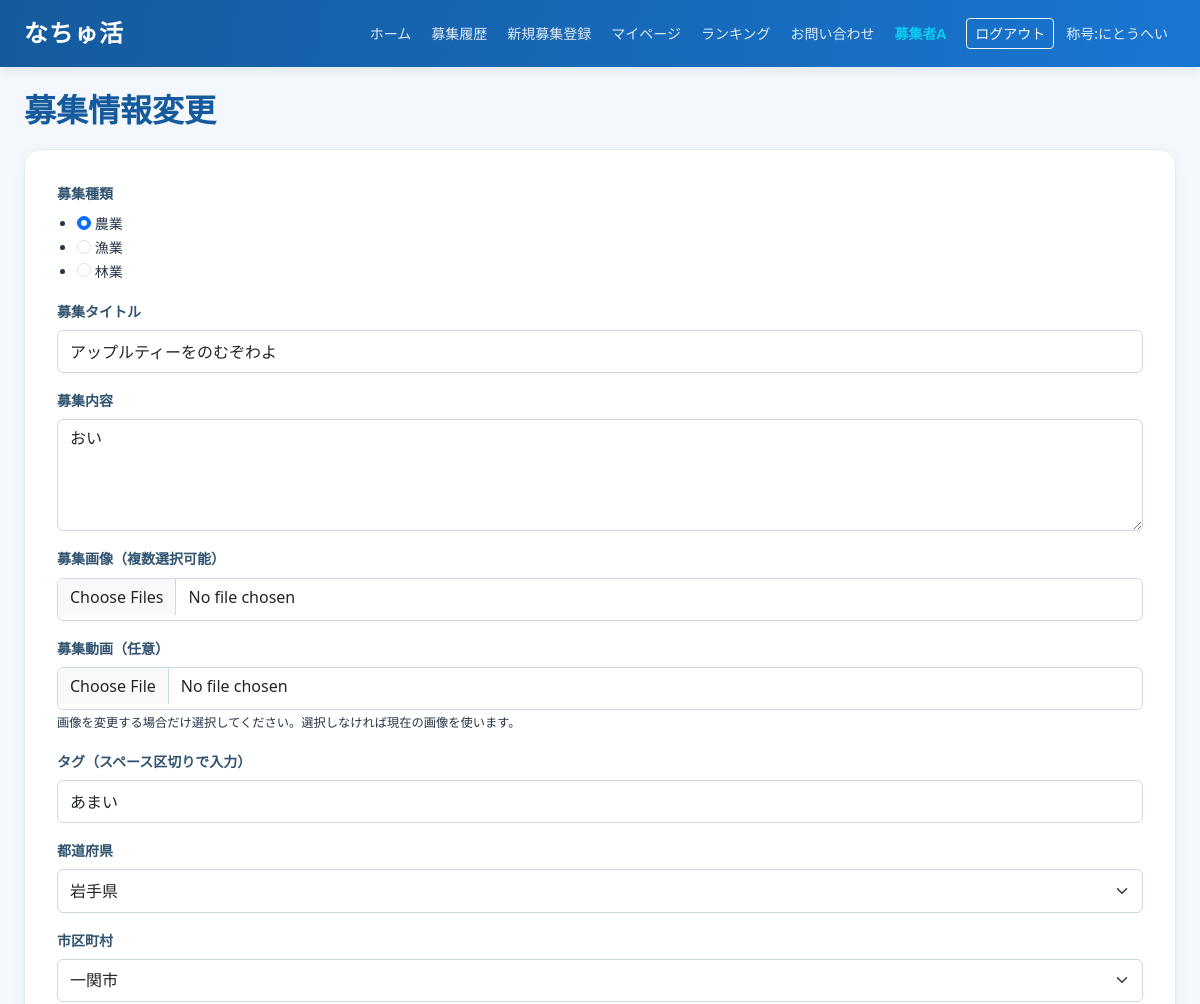
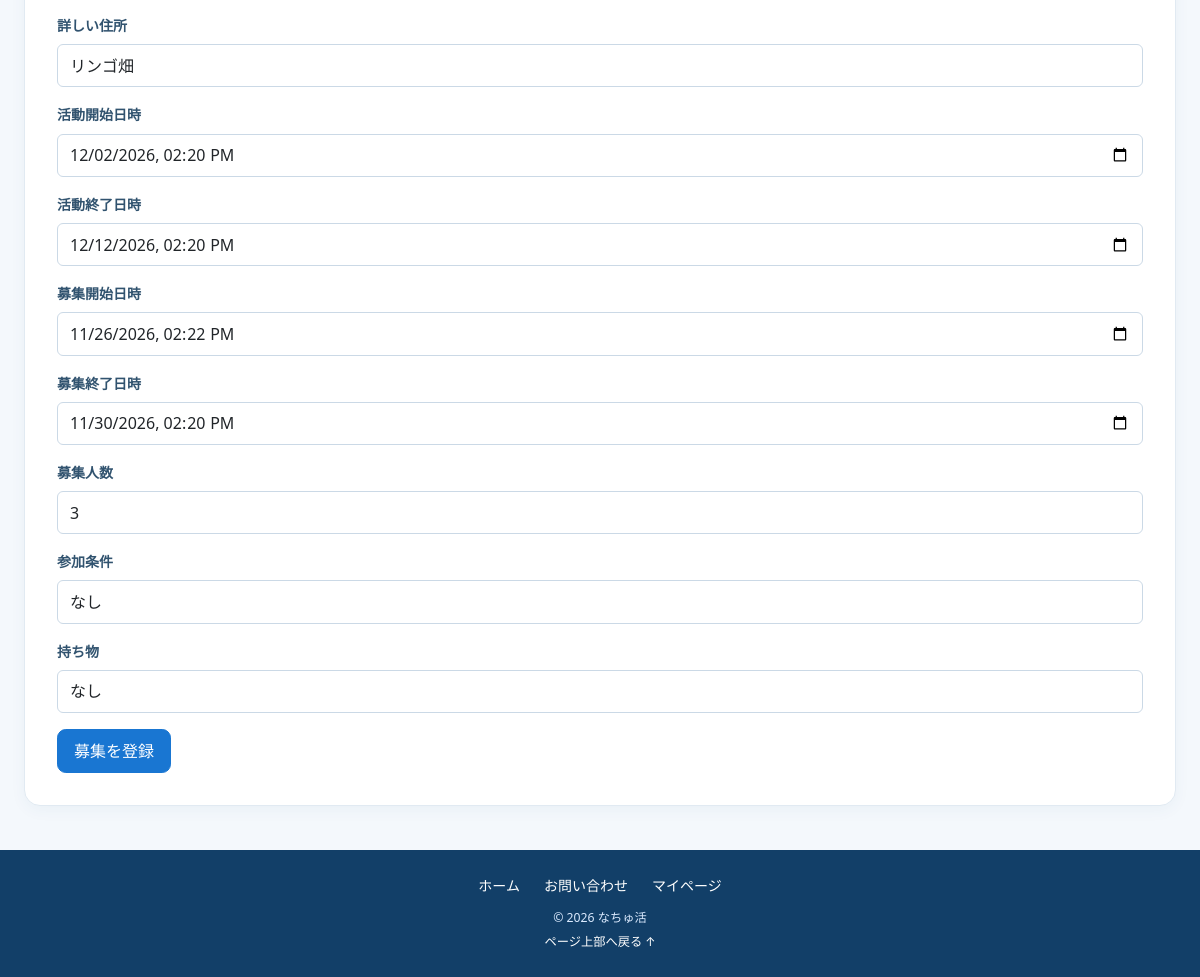
/recruitment_update/1 (signed in), run on the app's committed database (2 pictures, top to bottom).
### apps/crud/models.py (models this page shows, shortened)
class User(db.Model, UserMixin):
    __tablename__ = "users"
    id = db.Column(db.Integer, primary_key=True)
    username = db.Column(db.String, nullable=False)
    nickname = db.Column(db.String, nullable=False)
    age = db.Column(db.Integer, nullable=False)
    email = db.Column(db.String, nullable=False)
    password_hash = db.Column(db.String, nullable=False)
    phone_number = db.Column(db.String(11), nullable=False)
    role = db.Column(db.Integer, nullable=False)
    is_approved = db.Column(db.Boolean,nullable=False,default=True,server_default="1")
    create_at = db.Column(db.DateTime, nullable=False, default=datetime.now)
    update_at = db.Column(db.DateTime, nullable=False, default=datetime.now, onupdate=datetime.now)
    title_id = db.Column(db.Integer,db.ForeignKey("titles.id"))  # FK
    tanks_point = db.Column(db.Integer, nullable=False, default=0)
    ranking_id = db.Column(db.Integer)
    group_name = db.Column(db.String, nullable=False)
    representative_name = db.Column(db.String, nullable=False)
    contact_email = db.Column(db.String, nullable=False)
    group_type = db.Column(db.String, nullable=False)
    title = db.relationship("Title", lazy="joined")
    @property
    def usertitle(self):
        return self.title.title_name if self.title else ""
    recruitments = db.relationship("Recruitment", back_populates="user", cascade="all, delete-orphan")
    likes = db.relationship("Like", back_populates="user", cascade="all, delete-orphan")
    search_histories = db.relationship("SearchHistory", back_populates="user", cascade="all, delete-orphan")
    participation_histories = db.relationship("ParticipationHistory", back_populates="user", cascade="all, delete-orphan")
    recruitment_histories = db.relationship("RecruitmentHistory", back_populates="user", cascade="all, delete-orphan")
    view_histories = db.relationship("ViewHistory", back_populates="user", cascade="all, delete-orphan")
    active_messages = db.relationship("ActiveMessage", back_populates="user", cascade="all, delete-orphan")
    @property
    def password(self):
        raise AttributeError("読み取り不可")

### apps/natyukatu/models.py (models this page shows)
class Title(db.Model):
    __tablename__ = "titles"
    id = db.Column(db.Integer, primary_key=True)
    title_name = db.Column(db.String, nullable=False)
    title_explanation = db.Column(db.String, nullable=False)

class Recruitment(db.Model):
    __tablename__ = "recruitments"
    id = db.Column(db.Integer, primary_key=True)
    user_id = db.Column(db.Integer, db.ForeignKey("users.id"), nullable=False)
    title = db.Column(db.String, nullable=False)
    description = db.Column(db.String, nullable=False)
    location_prefecture = db.Column(db.String, nullable=False)
    location_city = db.Column(db.String, nullable=False)
    location_detail = db.Column(db.String, nullable=False)
    start_at = db.Column(db.DateTime, nullable=False)
    end_at = db.Column(db.DateTime, nullable=False)
    application_start_at = db.Column(db.DateTime, nullable=False)
    application_end_at = db.Column(db.DateTime, nullable=False)
    capacity = db.Column(db.Integer, nullable=False)
    eligibility = db.Column(db.String, nullable=False)
    required_items = db.Column(db.String, nullable=False)
    status = db.Column(db.String, nullable=False)
    created_at = db.Column(db.DateTime, nullable=False, default=datetime.now)
    updated_at = db.Column(db.DateTime, default=datetime.now, onupdate=datetime.now)
    photo = db.Column(db.LargeBinary, nullable=True)
    photo_mimetype = db.Column(db.String(50), nullable=True)
    video = db.Column(db.LargeBinary, nullable=True)
    video_mimetype = db.Column(db.String(50), nullable=True)
    user = db.relationship("User", back_populates="recruitments")
    likes = db.relationship("Like", back_populates="recruitment", cascade="all, delete-orphan")
    view_histories = db.relationship("ViewHistory", back_populates="recruitment", cascade="all, delete-orphan")
    tags = db.relationship("Tag", back_populates="recruitment", cascade="all, delete-orphan")
    search_histories = db.relationship("SearchHistory", back_populates="recruitment", cascade="all, delete-orphan")
    participation_histories = db.relationship("ParticipationHistory", back_populates="recruitment", cascade="all, delete-orphan")
    recruitment_histories = db.relationship("RecruitmentHistory", back_populates="recruitment", cascade="all, delete-orphan")
    images = db.relationship(
        "RecruitmentImage",
        back_populates="recruitment",
        cascade="all, delete-orphan",
        order_by="RecruitmentImage.display_order"
    )
    active_messages = db.relationship("ActiveMessage", back_populates="recruitment", cascade="all, delete-orphan")

### apps/natyukatu/views.py (the view)
@dt.route(
    "/recruitment_update/<recruitment_id>",
    methods=["GET", "POST"]
)
@login_required
def recruitment_update(recruitment_id):
    recruitment = get_recruitment(recruitment_id)
    if recruitment.user_id != get_user_id():
        abort(403)
    form = RecruitmentUpdateForm()
    prefecture_tags = RecruitmentTag.query.filter_by(tag_kinds=3).all()
    form.location_prefecture.choices = [("", "選択してください")] + [
        (tag.tag_name, tag.tag_name)
        for tag in prefecture_tags
    ]
    city_tags = RecruitmentTag.query.filter_by(tag_kinds=4).all()
    form.location_city.choices = [("", "選択してください")] + [
        (tag.tag_name, tag.tag_name)
        for tag in city_tags
    ]
    if form.validate_on_submit():
        selected_pref = form.location_prefecture.data or "岩手県"
        selected_city = form.location_city.data
        recruitment.title = form.title.data
        recruitment.description = form.description.data
        update_photos = [
            photo for photo in (form.photo.data or [])
            if photo and getattr(photo, "filename", "")
        ]
        if update_photos:
            allowed_extensions = {"jpg", "jpeg", "png"}
            for photo in update_photos:
                extension = photo.filename.rsplit(".", 1)[-1].lower()
                if extension not in allowed_extensions:
                    flash("画像はjpg、jpeg、png形式で選択してください")
                    return render_template("natyukatu/recruitment_update.html", form=form, recruitment=recruitment)
            recruitment.photo = update_photos[0].read()
            recruitment.photo_mimetype = update_photos[0].mimetype or "image/jpeg"
            RecruitmentImage.query.filter_by(recruitment_id=recruitment.id).delete()
            for index, photo in enumerate(update_photos[1:], start=1):
                db.session.add(RecruitmentImage(
                    recruitment_id=recruitment.id,
                    image_data=photo.read(),
                    mimetype=photo.mimetype or "image/jpeg",
                    display_order=index
                ))
        if form.video.data and form.video.data.filename:
            extension = form.video.data.filename.rsplit(".", 1)[-1].lower()
            if extension not in {"mp4", "webm"}:
                flash("動画はMP4またはWebM形式を選択してください")
                return render_template("natyukatu/recruitment_update.html", form=form, recruitment=recruitment)
            recruitment.video = form.video.data.read()
            recruitment.video_mimetype = form.video.data.mimetype or "video/mp4"
        recruitment.location_prefecture = selected_pref
        recruitment.location_city = selected_city
        recruitment.location_detail = form.location_detail.data
        recruitment.start_at = form.start_at.data
        recruitment.end_at = form.end_at.data
        recruitment.application_start_at = form.application_start_at.data
        recruitment.application_end_at = form.application_end_at.data
        recruitment.capacity = form.capacity.data
        recruitment.eligibility = form.eligibility.data
        recruitment.required_items = form.required_items.data
        Tag.query.filter_by(recruitment_id=recruitment.id).delete()
        selected_kind = form.kind.data.lstrip("#") if form.kind.data else ""
        if selected_kind:
            selected_kind_obj = RecruitmentTag.query.filter_by(
                tag_name=selected_kind,
                tag_kinds=1
            ).first()
            if selected_kind_obj:
                db.session.add(Tag(
                    tag_id=selected_kind_obj.id,
                    recruitment_id=recruitment.id
                ))
        pref_tag = RecruitmentTag.query.filter_by(
            tag_name=selected_pref,
            tag_kinds=3
        ).first()
        if pref_tag:
            db.session.add(Tag(
                tag_id=pref_tag.id,
                recruitment_id=recruitment.id
            ))
        city_tag = RecruitmentTag.query.filter_by(
            tag_name=selected_city,
            tag_kinds=4
        ).first()
        if city_tag:
            db.session.add(Tag(
                tag_id=city_tag.id,
                recruitment_id=recruitment.id
            ))
        raw_tags = set(form.tag.data.replace(" ", " ").strip().split()) if form.tag.data else set()
        for raw_tag in raw_tags:
            tag_name = raw_tag.lstrip("#").strip()
            if not tag_name:
                continue
            tag_obj = RecruitmentTag.query.filter_by(tag_name=tag_name).first()
            if not tag_obj:
                tag_obj = RecruitmentTag(tag_name=tag_name, tag_kinds=2)
                db.session.add(tag_obj)
                db.session.flush()
            db.session.add(Tag(
                tag_id=tag_obj.id,
                recruitment_id=recruitment.id
            ))
        db.session.commit()
        flash("募集情報を更新しました")
        return redirect(url_for("natyukatu.recruitment_history"))
    elif request.method == "GET":
        form.title.data = recruitment.title
        form.description.data = recruitment.description
        form.location_prefecture.data = recruitment.location_prefecture or "岩手県"
        form.location_city.data = recruitment.location_city
        form.location_detail.data = recruitment.location_detail
        form.start_at.data = recruitment.start_at
        form.end_at.data = recruitment.end_at
        form.application_start_at.data = recruitment.application_start_at
        form.application_end_at.data = recruitment.application_end_at
        form.capacity.data = recruitment.capacity
        form.eligibility.data = recruitment.eligibility
        form.required_items.data = recruitment.required_items
        associated_tags = (
            RecruitmentTag.query
            .join(Tag)
            .filter(Tag.recruitment_id == recruitment.id)
            .all()
        )
        kind_tag = next((t for t in associated_tags if t.tag_kinds == 1), None)
        if kind_tag:
            form.kind.data = f"#{kind_tag.tag_name}"
        free_tags = [t.tag_name for t in associated_tags if t.tag_kinds == 2]
        form.tag.data = " ".join(free_tags)
    return render_template(
        "natyukatu/recruitment_update.html",
        form=form,
        recruitment=recruitment
    )

### apps/natyukatu/templates/natyukatu/recruitment_update.html (shortened to what this page needs)
{% extends "natyukatu/base.html" %}
{% block content %}
<section class="page-heading">
  <h1>募集情報変更</h1>
</section>
<form class="form-panel" action="" method="post" enctype="multipart/form-data">
  {% for field in [
    form.kind,
    form.title,
    form.description,
    form.photo,
    form.video,
    form.tag,
    form.location_prefecture,
    form.location_city,
    form.location_detail,
    form.start_at,
    form.end_at,
    form.application_start_at,
    form.application_end_at,
    form.capacity,
    form.eligibility,
    form.required_items
  ] %}
    <div class="form-row">
      {{ field.label(class_="form-label") }}
      {% if field.type == "FileField" %}
        {{ field(class_="form-control", accept=".jpg,.jpeg,.png") }}
        <small>画像を変更する場合だけ選択してください。選択しなければ現在の画像を使います。</small>
      {% elif field.type == "TextAreaField" %}
        {{ field(class_="form-control") }}
      {% elif field.type == "RadioField" %}
        <div class="radio-group">
          {{ field(class_="form-radio") }}
        </div>
      {% else %}
        {{ field(class_="form-control") }}
      {% endif %}
    </div>
  {% endfor %}
  <div class="form-actions">
    {{ form.submit(class_="button primary-button") }}
  </div>
</form>
{% endblock %}

### apps/natyukatu/templates/natyukatu/base.html (shortened to what this page needs)
<!DOCTYPE html>
<html lang="ja">
<head>
  <link href="https://cdn.jsdelivr.net/npm/bootstrap@5.3.8/dist/css/bootstrap.min.css" rel="stylesheet">
  <link rel="stylesheet" href="{{ url_for('static', filename='css/natyukatu_base.css') }}">
</head>
<body class="d-flex flex-column min-vh-100">
<nav class="navbar navbar-expand-xl navbar-dark site-navbar sticky-top">
  <div class="container-fluid container-xxl px-3 px-lg-4">
    <a class="navbar-brand fw-bold fs-4" href="{{ url_for('natyukatu.top') }}">なちゅ活</a>
    <div class="collapse navbar-collapse" id="siteMenu">
      <ul class="navbar-nav ms-auto align-items-xl-center gap-xl-1 py-2 py-xl-0">
        <li class="nav-item"><a class="nav-link" href="{{ url_for('natyukatu.top') }}">ホーム</a></li>
        {% if current_user.is_authenticated %}
          {% if current_user.role == 3 %}
            <li class="nav-item"><a class="nav-link" href="{{ url_for('natyukatu.participation_history') }}">参加履歴
              {% if has_unread_messages %}
                <span class="badge rounded-pill text-bg-danger">新着</span>
              {% endif %}
            </a></li>
          {% elif current_user.role == 2 %}
            <li class="nav-item"><a class="nav-link" href="{{ url_for('natyukatu.recruitment_history') }}">募集履歴
            </a></li>
            {% if current_user.is_approved %}
              <li class="nav-item"><a class="nav-link" href="{{ url_for('natyukatu.recruitment_register') }}">新規募集登録</a></li>
            {% endif %}
          {% elif current_user.role == 1 %}
            <li class="nav-item"><a class="nav-link" href="{{ url_for('natyukatu.admin') }}">管理画面</a></li>
          {% endif %}
          <li class="nav-item"><a class="nav-link" href="{{ url_for('natyukatu.userDetail') }}">マイページ</a></li>
        {% else %}
          <li class="nav-item"><a class="nav-link" href="{{ url_for('auth.signup') }}">新規登録</a></li>
          <li class="nav-item"><a class="nav-link" href="{{ url_for('auth.login') }}">ログイン</a></li>
        {% endif %}
        <li class="nav-item"><a class="nav-link" href="{{ url_for('natyukatu.ranking') }}">ランキング</a></li>
        <li class="nav-item"><a class="nav-link" href="{{ url_for('natyukatu.contact') }}">お問い合わせ</a></li>
        {% if current_user.is_authenticated %}
          <li class="nav-item"><span class="nav-link text-info fw-semibold">{{ current_user.username }}</span></li>
          <li class="nav-item"><a class="btn btn-outline-light btn-sm ms-xl-2 mt-2 mt-xl-0" href="{{ url_for('auth.logout') }}">ログアウト</a></li>
        {% endif %}
        {% if current_user.is_authenticated %}
          <li class="nav-item"><a class="nav-link" href="{{ url_for('natyukatu.ranking') }}">
            称号:{{ header_title.title_name if header_title else "称号なし" }}
            </a>
          </li>
        {% endif %}
      </ul>
    </div>
  </div>
</nav>
<main class="container-fluid container-xxl flex-grow-1 py-4 px-3 px-md-4">
  {% block content %}{% endblock %}
</main>
<footer class="site-footer mt-auto py-4">
  <div class="container text-center">
    <div class="d-flex flex-wrap justify-content-center gap-3 mb-2">
      <a href="{{ url_for('natyukatu.top') }}">ホーム</a>
      <a href="{{ url_for('natyukatu.contact') }}">お問い合わせ</a>
      {% if current_user.is_authenticated %}<a href="{{ url_for('natyukatu.userDetail') }}">マイページ</a>{% endif %}
    </div>
    <small>© 2026 なちゅ活</small>
    <div><a class="small" href="#">ページ上部へ戻る ↑</a></div>
  </div>
</footer>
</body>
</html>

### data on the page
User: username "募集者A"
Title: title_name "にとうへい"
Recruitment: title "アップルティーをのむぞわよ" "岩手県" "一関市" "リンゴ畑" "12/02/2026 14:20" "12/12/2026 14:20" "11/26/2026 14:22" "11/30/2026 14:20" "3" "なし" "なし", description "おい"

### other printed values
{{ field.label(class_="form-label") }} "募集種類" "募集タイトル" "募集内容" "募集画像（複数選択可能）" "募集動画（任意）" "タグ（スペース区切りで入力）" "都道府県" "市区町村" "詳しい住所" "活動開始日時" "活動終了日時" "募集開始日時" "募集終了日時" "募集人数" "参加条件" "持ち物"
